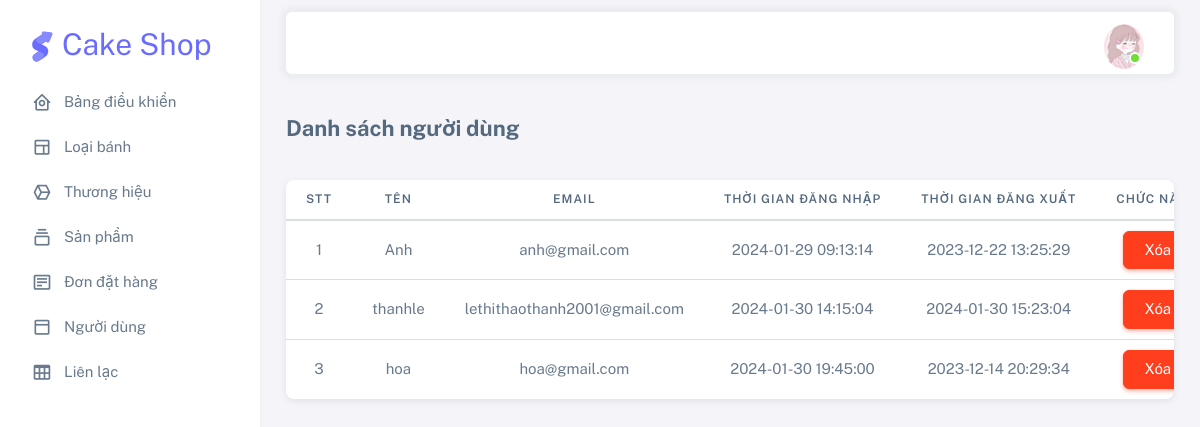
The page /admin/html/user_list.php (signed in) on the database its author committed.
### tables this page shows
CREATE TABLE `customers` (
  `CustomerId` int(11) NOT NULL,
  `Fullname` varchar(255) NOT NULL,
  `Image` varchar(255) NOT NULL,
  `PhoneNumber` char(15) NOT NULL,
  `Address` varchar(255) NOT NULL,
  `Status` tinyint(1) NOT NULL DEFAULT 1,
  `Email` varchar(255) NOT NULL,
  `Password` varchar(255) NOT NULL,
  `Date_Login` datetime NOT NULL,
  `Date_Logout` datetime NOT NULL
);

### admin/html/user_list.php (the view, shortened to what this page needs)
<?php
include($_SERVER["DOCUMENT_ROOT"] . '/admin/inc/header.php');
include($_SERVER['DOCUMENT_ROOT'] . "/admin/inc/navbar.php");
include($_SERVER['DOCUMENT_ROOT'] . "/database/connect.php");
$limit = 5;
$cr_page = (isset($_GET['page']) ? $_GET['page'] : 1);
$start = ($cr_page - 1) * $limit;
$query2 = "SELECT * FROM Customers where Status = 1 LIMIT $start,$limit";
$Customers = mysqli_query($conn, $query2);
?>
<div class="layout-page">
  <nav class="layout-navbar container-xxl navbar navbar-expand-xl navbar-detached align-items-center bg-navbar-theme" id="layout-navbar">
    <div class="navbar-nav-right d-flex align-items-center" id="navbar-collapse">
      <ul class="navbar-nav flex-row align-items-center ms-auto">
        <li class="nav-item navbar-dropdown dropdown-user dropdown">
          <a class="nav-link dropdown-toggle hide-arrow" href="javascript:void(0);" data-bs-toggle="dropdown">
            <div class="avatar avatar-online">
              <img src="../assets/img/avatars/111.png" alt class="w-px-40 h-auto rounded-circle" />
            </div>
          </a>
        </li>
      </ul>
    </div>
  </nav>
  <div class="content-wrapper">
    <div class="container-xxl flex-grow-1 container-p-y">
      <h4 class="fw-bold py-3 mb-4">Danh sách người dùng</h4>
      <div class="card">
        <div class="table-responsive text-nowrap">
          <table class="table" style="text-align: center">
            <thead>
              <tr>
                <th>STT</th>
                <th>Tên</th>
                <th>Email</th>
                <th>Thời gian đăng nhập</th>
                <th>Thời gian đăng xuất</th>
                <th>Chức năng</th>
              </tr>
            </thead>
            <tbody class="table-border-bottom-0">
              <?php
              foreach ($Customers as $key => $value) : ?>
                <tr>
                  <td><?php echo $key + 1 ?></td>
                  <td><?php echo $value['Fullname'] ?></td>
                  <td><?php echo $value['Email'] ?></td>
                  <td><?php echo $value['Date_Login']?></td>
                  <td><?php echo $value['Date_Logout']?></td>
                  <td>
                    <button type="button" class="btn btn-danger">
                      <a style="color: white" ; href="user_delete.php?id=<?php echo $value['CustomerId'] ?>" onclick="return confirm('Bạn có chắc chắn xóa ?')">Xóa</a>
                    </button>
                  </td>
                </tr>
              <?php endforeach; ?>
            </tbody>
          </table>
        </div>
      </div>
    </div>
  </div>
  <?php
  include($_SERVER["DOCUMENT_ROOT"] . '/admin/inc/footer.php');
  ?>

### rows shown on the page
customers: Fullname "Anh", Email "anh@gmail.com", Date_Login "2024-01-29 09:13:14", Date_Logout "2023-12-22 13:25:29"
customers: Fullname "thanhle", Email "lethithaothanh2001@gmail.com", Date_Login "2024-01-30 14:15:04", Date_Logout "2024-01-30 15:23:04"
customers: Fullname "hoa", Email "hoa@gmail.com", Date_Login "2024-01-30 19:45:00", Date_Logout "2023-12-14 20:29:34"
